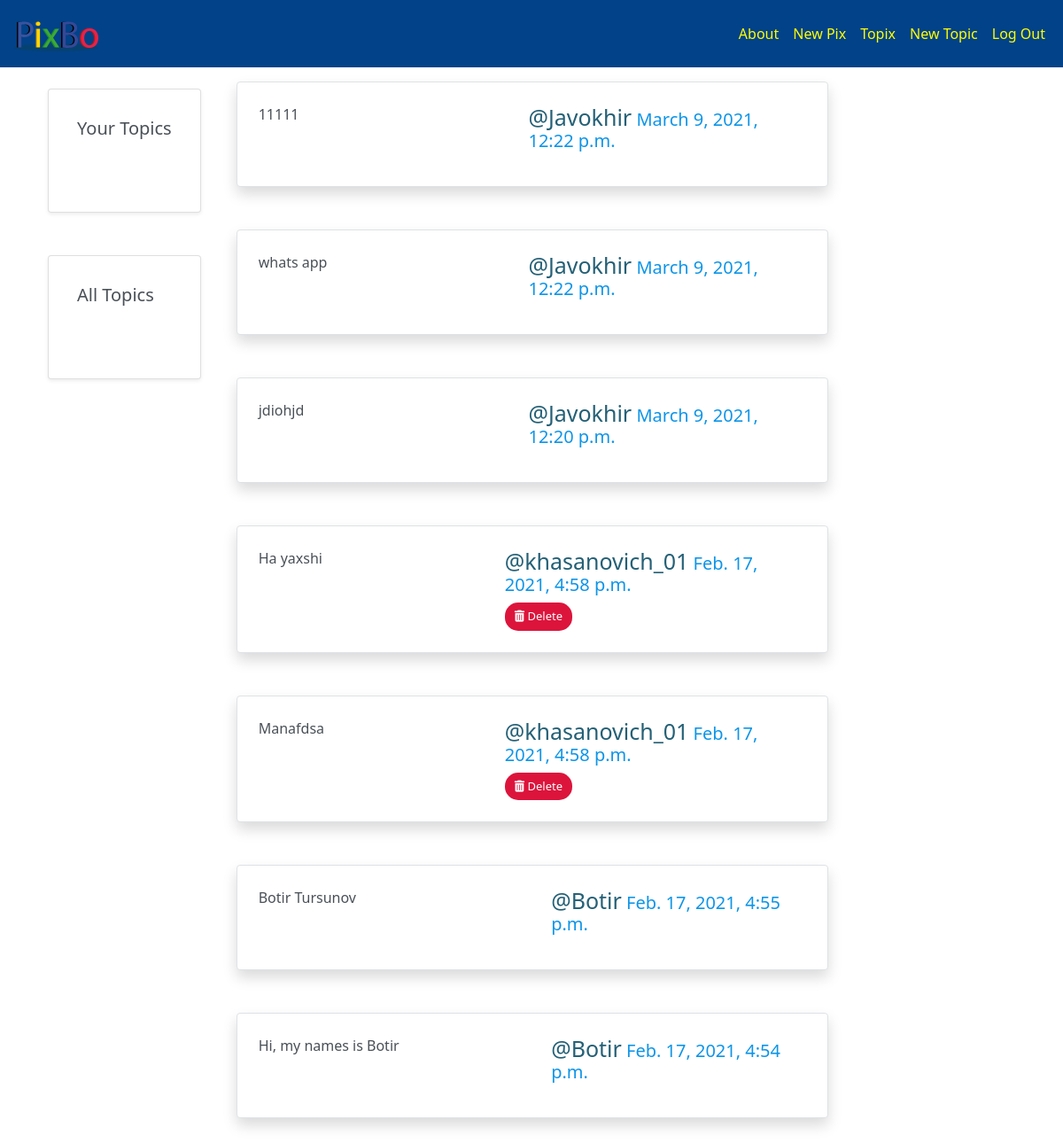
The app's page /posts/ (signed in) with its own data.
### posts/models.py (models this page shows, shortened)
class Post(models.Model):
    user = models.ForeignKey(User, related_name='posts', on_delete=models.CASCADE)
    created_at = models.DateTimeField(auto_now=True)
    message = models.TextField()
    message_html = models.TextField(editable=False)
    group = models.ForeignKey(Group, related_name='posts', null=True, blank=True, on_delete=models.CASCADE)
    class Meta:
        ordering = ['-created_at']
        unique_together = ['user', 'message']

### posts/views.py (the view)
# urls.py: path('', views.PostList.as_view(), name='all'),
class PostList(SelectRelatedMixin,generic.ListView):
    model = models.Post
    select_related = ('user', 'group')

### posts/templates/posts/post_list.html (shortened to what this page needs)
{% extends "posts/base_post.html" %}
{% load humanize %}
{% block prepost %}
  <div class="coll col-md-4" >
    <br>
    {% if request.user.is_authenticated %}
      <div class="card shadow-sm p-3 mb-5 bg-body rounded">
        <div class="card-body">
          <h5 class="card-title">Your Topics</h5>
        </div>
      </div>
    {% endif %}
      <div class="card shadow-sm p-3 mb-5 bg-body rounded">
        <div class="card-body">
          <h5 class="card-title">All Topics</h5>
        </div>
      </div>
  </div>
{% endblock %}
{% block content_post %}
  <div class="col-md-8">
    {% for post in post_list %}
      {% include "posts/_post.html" %}
    {% endfor %}
  </div>
{% endblock %}

### posts/templates/posts/_post.html
<div class="d-flex border bg-light m-3 shadow p-3 mb-5 bg-white rounded">
  <div class="p-2 flex-grow-1 userPostText">{{ post.message_html|safe }}</div>
  <div class="p-2">
    <h5>
    <span><a class="group-list-user username" href="{% url 'posts:for_user' username=post.user.username %}">@{{ post.user.username }}</a></span>
    <time><a class="time" href="{% url 'posts:single' username=post.user.username pk=post.pk%}">{{ post.created_at }}</a></time>
    </h5>
    <div>
      {% if user.is_authenticated and post.user == user and not hide_delete %}
      <a href="{% url 'posts:delete' pk=post.pk %}" title="delete" class="btn deleteButton">
        <i class="fas fa-trash-alt" aria-hidden='true'></i>
        <span>Delete</span>
      </a>
      {% endif %}
    </div>
  </div>
</div>

### static/PixBo/css/master.css (style rules this page uses)
html body { background-color: #fff; overflow-x: hidden; height: 100%; color: #495057; }
.group-list-user { text-decoration: none; color: #246076; }
.userPostText { margin-left: 0px; width: 350px; height: 85px; word-break: break-all; overflow: auto; }
.username { font-size: 25px; }
.time { text-decoration: none; color: #0d95e8; }
.deleteButton { background-color: rgb(220,20,60); color: #ffffff; display: inline-block; padding: 5px 10px; text-align: center; border-radius: 13px; outline: none; font-size: 13px; margin-right: auto; margin-left: auto; }
.btn { border-radius: 15px; }
.coll { width: auto; }

### records on screen
Post: message_html "11111", user.username "Javokhir", created_at "March 9, 2021, 12:22 p.m."
Post: message_html "whats app", user.username "Javokhir", created_at "March 9, 2021, 12:22 p.m."
Post: message_html "jdiohjd", user.username "Javokhir", created_at "March 9, 2021, 12:20 p.m."
Post: message_html "Ha yaxshi", user.username "khasanovich_01", created_at "Feb. 17, 2021, 4:58 p.m.", shows "Delete"
Post: message_html "Manafdsa", user.username "khasanovich_01", created_at "Feb. 17, 2021, 4:58 p.m.", shows "Delete"
Post: message_html "Botir Tursunov", user.username "Botir", created_at "Feb. 17, 2021, 4:55 p.m."
Post: message_html "Hi, my names is Botir", user.username "Botir", created_at "Feb. 17, 2021, 4:54 p.m."
